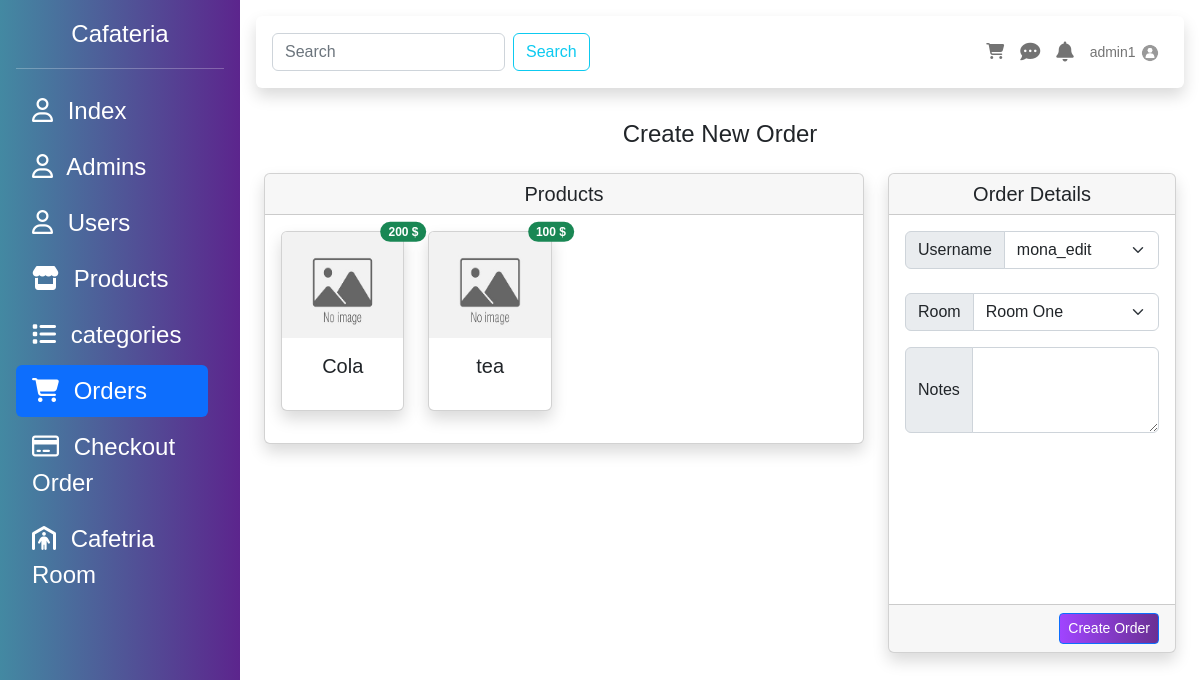
/order.php?add=Admin (signed in), run on an earlier commit of the app's database.
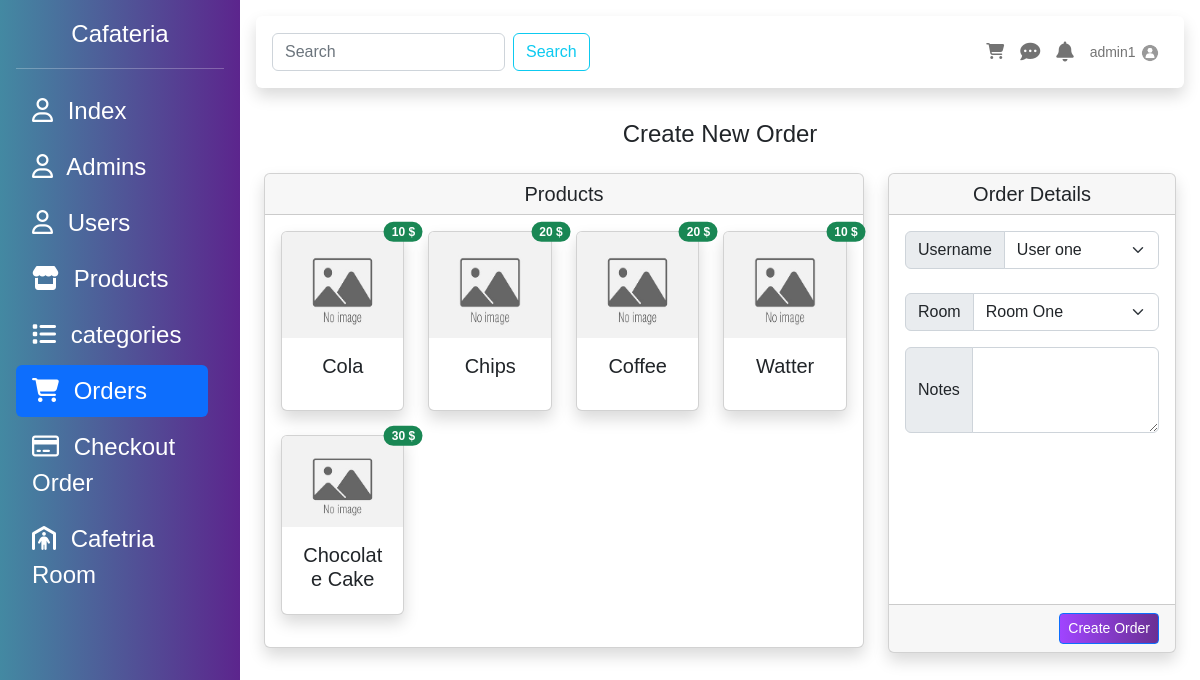
And on a later commit of the database.
### tables this page shows
CREATE TABLE `products` (
  `id` int(10) UNSIGNED NOT NULL,
  `name` varchar(255) NOT NULL,
  `description` text DEFAULT NULL,
  `price` float NOT NULL,
  `picture` varchar(255) NOT NULL,
  `category_id` int(10) UNSIGNED NOT NULL,
  `status` enum('Available','Not Available') DEFAULT 'Available',
  `created_at` timestamp NOT NULL DEFAULT current_timestamp()
);

### DataBase/DBCLass.php (called while the page is built, shortened)
<?php
require "connect.php";
class Table extends Database{
    public $TbName;
    public function __construct($tableName){
        $this->TbName = $tableName;
    }
    public function Select(array $columns, $condition=1){
        $statement = "SELECT " . implode(",", $columns) . " FROM {$this->TbName} WHERE $condition";
        try {
            $selected = parent::connect()->query($statement);
            return $selected;
        } catch (PDOException $e){
            throw new Exception("PDO Error: " . $e->getMessage());
        }
    }
    public function FindById($cond,$value){
        $sql = "SELECT * FROM {$this->TbName} WHERE $cond = :val";
        $Sel = parent::connect()->prepare($sql);
        $Sel->execute(['val' => $value]);
        if($Sel->rowCount() > 0){
            $result = $Sel->fetch();
            return $result;
        }else{
            throw new Exception("is not Found");
        }
    }
}
?>

### DataBase/connect.php (called while the page is built, shortened)
<?php
class Database{
    static protected $connection = false ;
    private static $server = 'localhost';
    private static $root = "root";
    private static $pass = "";
    private static $Db = "cafeteria";
    public static function connect(){
        if(!self::$connection){
            try {
                self::$connection = new PDO("mysql:host=".self::$server.";dbname=".self::$Db."", self::$root, self::$pass);
            } catch (PDOException $e) {
                die("PDO CONNECTION ERROR: " . $e->getMessage() . "<br/>");
            }
        }
        return self::$connection;
    }
}
?>

### orders/addForm.php (the view, shortened to what this page needs)
<div class="row">
    <div class="col-lg-12">
        <div class="text-center">
            <h2 class="h4 text-gray-900 mb-4">Create New Order</h2>
        </div>
        <div class="row px-4 g-4 justify-content-between">
            <div class="col-8">
                <div class="card shadow">
                    <h5 class="card-header text-center">Products</h5>
                    <div class="card-body">
                        <div class="row row-cols-2 row-cols-md-2 row-cols-lg-4 g-4 justify-content-start align-items-center mb-3">
                            <?php foreach($products_result as $product) {?>
                                <div class="col product_card" data-product-id="<?=$product['id']?>" data-product-price="<?=$product['price']?>" data-product-name="<?=$product['name']?>">
                                    <div class="card shadow position-relative" style="height:180px">
                                        <img class="card-img-top" style="height: 15vh" src="uploads/<?=$product['picture']?>" alt="...">
                                        <div class="card-body">
                                            <h5 class="card-title text-center"><?=$product['name']?></h5>
                                        </div>
                                        <span class="position-absolute top-0 start-100 translate-middle badge rounded-pill bg-success">
                                            <?=$product['price']?> $
                                        </span>
                                    </div>
                                </div>
                            <?php }?>
                        </div>
                    </div>
                </div>
            </div>
            <div class="col-4">
                <form action="orders/add.php" method="post">
                    <div class="card shadow" style="min-height: 60vh;">
                        <h5 class="card-header text-center">Order Details</h5>
                        <div class="card-body">
                            <div class="input-group mb-4">
                                <span class="input-group-text" id="basic-addon1">Username</span>
                                <select class="form-control form-select" name="user_id" aria-label="Select user">
                                    <?php foreach($users_result as $user) {?>
                                        <option value="<?=$user['id']?>"><?=$user['username']?></option>
                                    <?php }?>
                                </select>
                            </div>
                            <div class="input-group mb-3">
                                <span class="input-group-text" id="basic-addon1">Room</span>
                                <select class="form-control form-select" name="room" aria-label="Select room number">
                                    <?php foreach($rooms_result as $room) {?>
                                        <option value="<?=$room['id']?>"><?=$room['room_number']?></option>
                                    <?php }?>
                                </select>
                            </div>
                            <div class="input-group mb-3">
                                <labal class="input-group-text" for="notes">Notes</labal>
                                <textarea name="notes" id="notes" class="form-control" cols="30" rows="3"></textarea>
                            </div>
                        </div>
                        <div class="card-footer d-flex justify-content-between">
                            <button type="submit" class="btn btn-sm  btn-primary">Create Order</button>
                        </div>
                </div>
                </form>
            </div>
        </div>
    </div>
</div>

### include/sidebar.php (shortened to what this page needs)
<!doctype html>
<html lang="en">
<head>
    <link href="https://cdn.jsdelivr.net/npm/bootstrap@5.2.3/dist/css/bootstrap.min.css" rel="stylesheet">
    <link rel="stylesheet" href="https://cdnjs.cloudflare.com/ajax/libs/font-awesome/6.5.1/css/all.min.css" />
</head>
<body>
    <div class="container-fluid p-0 d-flex h-100">
        <div id="sidebar" class="fs-4 d-flex flex-column flex-shrink-0 p-3 text-bg-info text-white offcanvas-md offcanvas-start">
            <a href="./index.php" class="navbar-brand text-center">Cafateria</a><hr>
            <ul class="mynav nav nav-pills flex-column flex-grow-1 pe-3 mb-auto">
                <li class="nav-item mb-1">
                    <a href="index.php" class="nav-link text-white <?= $current == 'index'? 'active' : '' ?>" aria-current="page" >
                        <i class="fa-regular fa-user me-lg-2 d-none d-md-inline-block"></i>
                        Index
                    </a>
                </li>
                <li class="nav-item mb-1">
                    <a href="admin.php" class="nav-link text-white <?= $current == 'Admin'? 'active' : '' ?>" aria-current="page" >
                        <i class="fa-regular fa-user me-lg-2 d-none d-md-inline-block"></i>
                        Admins
                    </a>
                </li>
                <li class="nav-item mb-1">
                    <a href="users.php" class="nav-link text-white <?= $current == 'User'? 'active' : '' ?>" aria-current="page" >
                        <i class="fa-regular fa-user me-lg-2 d-none d-md-inline-block"></i>
                        Users
                    </a>
                </li>
                <li class="nav-item mb-1">
                    <a href="products.php" class="nav-link text-white <?= $current == 'products'? 'active' : '' ?>" aria-current="page" >
                        <i class="fa-solid fa-store me-lg-2 d-none d-md-inline-block"></i>
                        Products
                    </a>
                </li>
                <li class="nav-item mb-1">
                    <a href="categories.php" class="nav-link text-white <?= $current == 'categories'? 'active' : '' ?>" aria-current="page" >
                        <i class="fa-solid fa-list me-lg-2 d-none d-md-inline-block"></i>
                        categories
                    </a>
                </li>
                <li class="nav-item mb-1">
                    <a href="order.php" class="nav-link text-white <?= $current == 'orders'? 'active' : '' ?>" aria-current="page" >
                        <i class="fa-solid fa-cart-shopping me-lg-2 d-none d-md-inline-block"></i>
                        Orders
                    </a>
                </li>
                <li class="nav-item mb-1">
                    <a href="checks.php" class="nav-link text-white <?= $current == 'checks'? 'active' : '' ?>" aria-current="page" >
                        <i class="fa-regular fa-credit-card me-lg-2 d-none d-md-inline-block"></i>
                        Checkout Order
                    </a>
                </li>
                <li class="nav-item mb-1">
                    <a href="room.php" class="nav-link text-white <?= $current == 'Room'? 'active' : '' ?>" aria-current="page" >
                        <i class="fa-solid fa-person-shelter me-lg-2 d-none d-md-inline-block"></i>
                        Cafetria Room
                    </a>
                </li>
            </ul>
        </div>

### include/navbar.php (shortened to what this page needs)
<?php
    $newTable = new Table('admins');
    $currentAdmin = $newTable->FindById('id',$_SESSION['id']);
?>
<div id="body_content" class="flex-fill">
    <div class="p-3">
        <nav class="navbar navbar-expand-lg bg-white shadow rounded p-3 mb-3">
            <form class="d-flex" role="search">
                <input class="form-control me-2" type="search" placeholder="Search" aria-label="Search">
                <button class="btn btn-outline-info" type="submit">Search</button>
            </form>
            <ul class="navbar-nav ms-auto d-flex flex-row">
                <li class="nav-item me-3 me-lg-0">
                    <a class="nav-link" href="#!">
                        <i class="fas fa-shopping-cart"></i>
                    </a>
                </li>
                <li class="nav-item me-3 me-lg-0">
                    <a class="nav-link" href="#!">
                        <i class="fas fa-comment-dots fa-lg"></i>
                    </a>
                </li>
                <li class="nav-item me-3 me-lg-0">
                    <a class="nav-link" href="#!">
                        <i class="fas fa-bell fa-lg"></i>
                    </a>
                </li>
                <li class="nav-item dropdown me-3 me-lg-0">
                    <a class="nav-link dropdown-toggle" href="#" id="userDropdown" role="button" data-bs-toggle="dropdown" aria-expanded="false">
                    <span class="mr-2 d-none d-lg-inline text-gray-600 small"><?=$currentAdmin['username']?></span>
                        <img class="rounded-circle" src="uploads/<?= $currentAdmin['profile_picture']?>" width="20px" height="20px">
                    </a>
                </li>
            </ul>
        </nav>
    </div>

### order.php (shortened to what this page needs)
<?php
    $current = 'orders';
    include "DataBase/DBCLass.php";
    $orders = new Table('orders');
    $rooms = new Table('rooms');
    $users = new Table('users');
    $products = new Table('products');
    include "include/sidebar.php";
    include "include/navbar.php";
    $users_result = $users->Select(['id', 'username']);
    $products_result = $products->Select(['id', 'name', 'price', 'picture']);
    $rooms_result = $rooms->Select(['id', 'room_number']);
    if(isset($_GET['add']) == 'orders'){
        include "orders/addForm.php";
    } elseif(isset($_GET['edit'])){
        $orderId = $_GET['edit'];
        $SelOrder = $orders->FindById('id',$orderId);
        include "orders/editForm.php";
    } elseif(isset($_GET['show'])){
        $orderId = (int)$_GET['show'];
        $SelOrder = $orders->FindById('id',$orderId);
        $orderItems = $orders->SelectInnerJoinTable("order_items", ["*"], ["*"], "orders.id=order_items.order_id", "orders.id=$orderId");
        include "orders/show.php";
    } else{
        include "orders/table.php";
    }
    include "include/footer.php";
?>

### include/footer.php (shortened to what this page needs)
    </div>
        </div>
    </body>
</html>

### include/sidebar.php (style rules this page uses)
html, body { height: 100%; font-family: 'Ubuntu', sans-serif; }
#sidebar { width: 20vw; color: white; background: #5C258D; background: -webkit-linear-gradient(to right, #4389A2, #5C258D); background: linear-gradient(to right, #4389A2, #5C258D); }
.dropdown-toggle::after { content: none; }
.btn-primary { background: #6a3093; background: -webkit-linear-gradient(to right, #a044ff, #6a3093); background: linear-gradient(to right, #a044ff, #6a3093); }

What changed in the data, as far as the page shows it:
removed products: picture (placeholder picture), name "tea", price "100"
changed products "Cola": price "200" → "10"
added products: picture (placeholder picture), name "Chips", price "20"
added products: picture (placeholder picture), name "Coffee", price "20"
added products: picture (placeholder picture), name "Watter", price "10"
added products: picture (placeholder picture), name "Chocolate Cake", price "30"
Also different on the page:
form field user_id: "mona_edit" → "User one"
